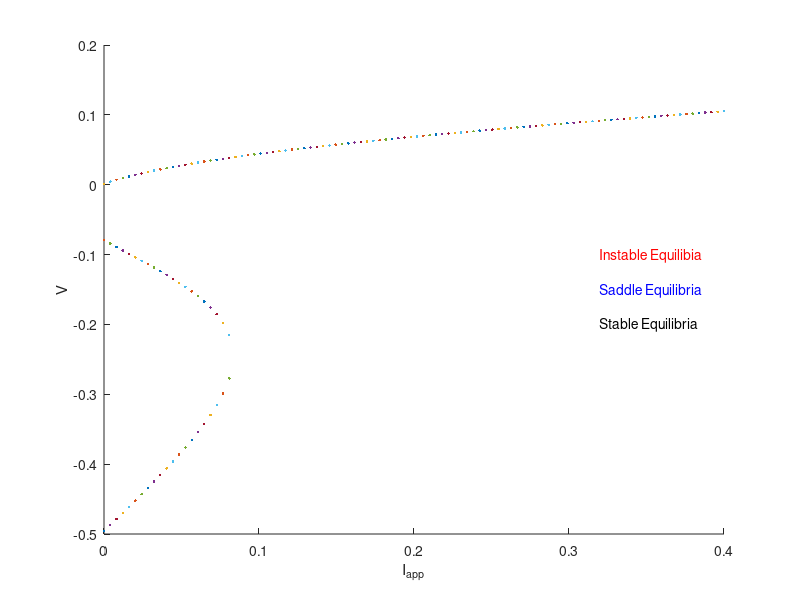

The MATLAB source for this figure:
% biforcation diagramm
clear all
clc

% problem setting and phase portrait
gca = 1;
gk = 2;
gl = 0.5;
Eca = 1;
Ek = -0.7;
El = -0.5;
phi = 1/3;
V1 = -0.01;
V2 = 0.15;
V3 = 0.1;
V4 = 0.145;

minf = @(V) 1/2 * (1 + tanh((V-V1)/(V2)));
winf = @(V) 1/2 * (1 + tanh((V-V3)/(V4)));
tau = @(V) (cosh((V-V3)/(2*V4)))^(-1);
Ica = @(V) gca*minf(V).*(V-Eca);
Il = @(V) gl*(V-El);


Iapp = linspace(0,0.4,100);

a = zeros(2,200);
b = zeros(1,200);

z = zeros(1,200);

counter = 0;
for i = Iapp
    f = @(Y) [-gca*minf(Y(1))*(Y(1)-Eca)-gk*Y(2)*(Y(1)-Ek)-gl*(Y(1)-El)+i;...
        phi*(winf(Y(1))-Y(2))/tau(Y(1))];

    h1 = @(x) tanh((x-V1)./(V2));
    h2 = @(x) (1./V2) * (1-(tanh((x-V1)./(V2))).^2);
    h3 = @(x) tanh((x-V3)./(V4));
    h4 = @(x) (1./V4) * (1-(tanh((x-V3)./(V4))).^2);

    c = @(x) cosh( (x-V3)./(2*V4) );
    s = @(x) (1./(2*V4)) * sinh( (x-V3)./(2*V4) );

    J1 = @(Y) -gca*(1/2*h2(Y(1)))*(Y(1)-Eca)-gca*(1/2+1/2*h1(Y(1)))-gk*Y(2)-gl;
    J2 = @(Y) -gk*(Y(1)-Ek);
    J3 = @(Y) phi.*(1/2*h4(Y(1))*c(Y(1))+(1/2+1/2*h3(Y(1))-Y(2))*s(Y(1)));
    J4 = @(Y) -phi./tau(Y(1));
    Jf = @(Y) [J1(Y),J2(Y);J3(Y),J4(Y)];


    tol = 1e-10;
    y0 = [-0.3535;0.002];
    e1 = y0;
    delta = -Jf(e1)\f(e1);
    while norm(delta,inf)>tol
        e1 = e1+delta;
        delta = -Jf(e1)\f(e1);
    end 
    e1 = e1+delta;
    
    if det(Jf(e1)) < Inf
        eig1 = eig(Jf(e1));
        if real(eig1(1)) > 0 && real(eig1(2)) > 0
            scatter(i,e1(1),'.r')
            counter = counter+1;
            b(counter) = i;
            a(:,counter) = e1;
            hold on
        end 
        if (real(eig1(1)) > 0 && real(eig1(2)) < 0) || (real(eig1(1)) < 0 && real(eig1(2)) > 0)
            scatter(i,e1(1),'.b')
            hold on
        end 
        if real(eig1(1)) < 0 && real(eig1(2)) < 0
            scatter(i,e1(1),'.k')
            hold on
        end
        if real(eig1(1)) == 0 && real(eig1(2)) == 0
            counter = counter + 1;
            z(counter) = i;
        end 
    end 

    y0 = [-0.16;0.02];
    e2 = y0;
    delta = -Jf(e2)\f(e2);
    while norm(delta,inf)>tol
        e2 = e2+delta;
        delta = -Jf(e2)\f(e2);
    end 
    e2 = e2+delta;
    if det(Jf(e2)) < Inf
        eig2 = eig(Jf(e2));
        if real(eig2(1)) > 0 && real(eig2(2)) > 0
            scatter(i,e2(1),'.r')
            counter = counter+1;
            b(counter) = i;
            a(:,counter) = e2;
            hold on
        end 
        if (real(eig2(1)) > 0 && real(eig2(2)) < 0) || (real(eig2(1)) < 0 && real(eig2(2)) > 0)
            scatter(i,e2(1),'.b')
            hold on
        end 
        if real(eig2(1)) < 0 && real(eig2(2)) < 0
            scatter(i,e2(1),'.k')
            hold on
        end 
        if real(eig2(1)) == 0 && real(eig2(2)) == 0
            counter = counter + 1;
            z(counter) = i;
        end 
    end 

    y0 = [0.03;0.27];
    e3 = y0;
    delta = -Jf(e3)\f(e3);
    while norm(delta,inf)>tol
        e3 = e3+delta;
        delta = -Jf(e3)\f(e3);
    end 
    e3 = e3+delta;
    if det(Jf(e3)) < Inf
        eig3 = eig(Jf(e3));
        if real(eig3(1)) > 0 && real(eig3(2)) > 0
            scatter(i,e3(1),'.r')
            counter = counter+1;
            b(counter) = i;
            a(:,counter) = e3;
            hold on
        end 
        if (real(eig3(1)) > 0 && real(eig3(2)) < 0) || (real(eig3(1)) < 0 && real(eig3(2)) > 0)
            scatter(i,e3(1),'.b')
            hold on
        end 
        if real(eig3(1)) < 0 && real(eig3(2)) < 0
            scatter(i,e3(1),'.k')
            hold on
        end 
        if real(eig3(1)) == 0 && real(eig3(2)) == 0
            counter = counter + 1;
            z(counter) = i;
        end 
    end 
    
end 

xlabel('I_{app}')
ylabel('V')
text(0.32,-0.1,'Instable Equilibia','Color','red')
text(0.32,-0.15,'Saddle Equilibria','Color','blue')
text(0.32,-0.20,'Stable Equilibria','Color','black')